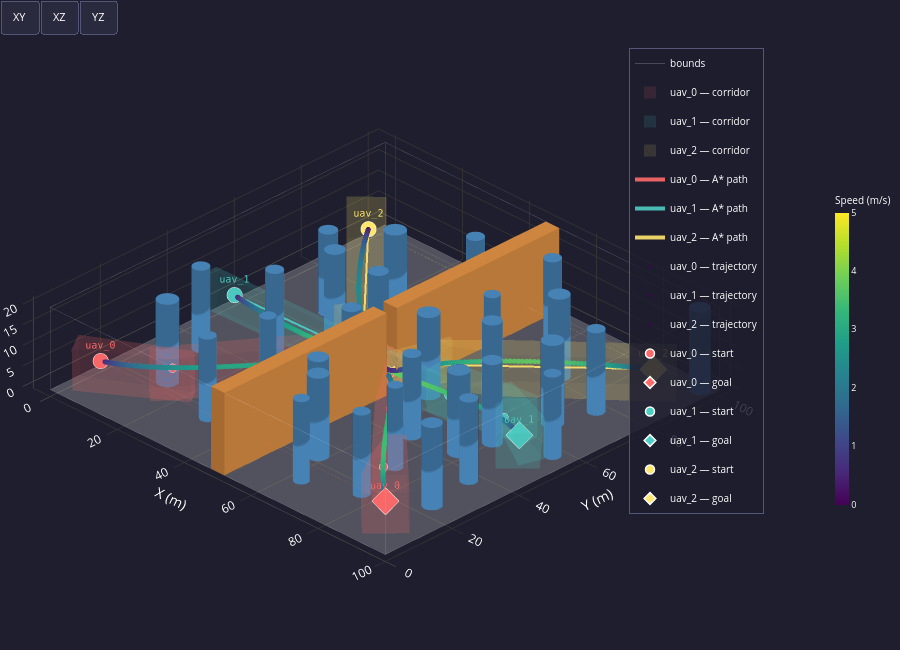

Here is the notebook cell this chart was saved with:
### Code cell
# ── Cell 8 — Conflict Resolution (Temporal Replanning) ───────────────────────
from conflict_resolver import ReplanConfig, resolve_conflicts
import logging
logging.getLogger("conflict_resolver").setLevel(logging.WARNING)

# ── Load replanning config ────────────────────────────────────────────────────
rp_cfg = ReplanConfig.from_yaml(PLANNER_CONFIG)
print(
    f"OK  Replan config  [{os.path.basename(PLANNER_CONFIG)}]\n"
    f"    delta_t_scale={rp_cfg.delta_t_scale}  "
    f"min_delta_t={rp_cfg.min_delta_t:.1f} s  "
    f"max_rounds={rp_cfg.max_replan_rounds}\n"
    f"    λ_time_replan={rp_cfg.lambda_time_replan}  "
    f"replan_iter={rp_cfg.replan_max_iter}\n"
    f"    (STO + frozen pre-conflict segments — delay preserved, corridor enforced)"
)

# ── Run conflict resolution ──────────────────────────────────────────────────
trajectories, conflict_report = resolve_conflicts(
    fleet           = fleet,
    trajectories    = trajectories,
    corridors       = corridors,
    plan_results    = paths,
    conflict_report = conflict_report,
    cd_cfg          = cd_cfg,
    sto_cfg         = sto_cfg,
    replan_cfg      = rp_cfg,
    verbose         = True,
)

# ── Final report ─────────────────────────────────────────────────────────────
print()
print(conflict_report.summary())

# ── Visualisation ─────────────────────────────────────────────────────────────
plot_conflict_report(conflict_report, fleet, trajectories)

# ── Updated static 3-D view ──────────────────────────────────────────────────
plot_environment_3d(env, fleet=fleet, paths=paths, corridors=corridors,
                    trajectories=trajectories)
